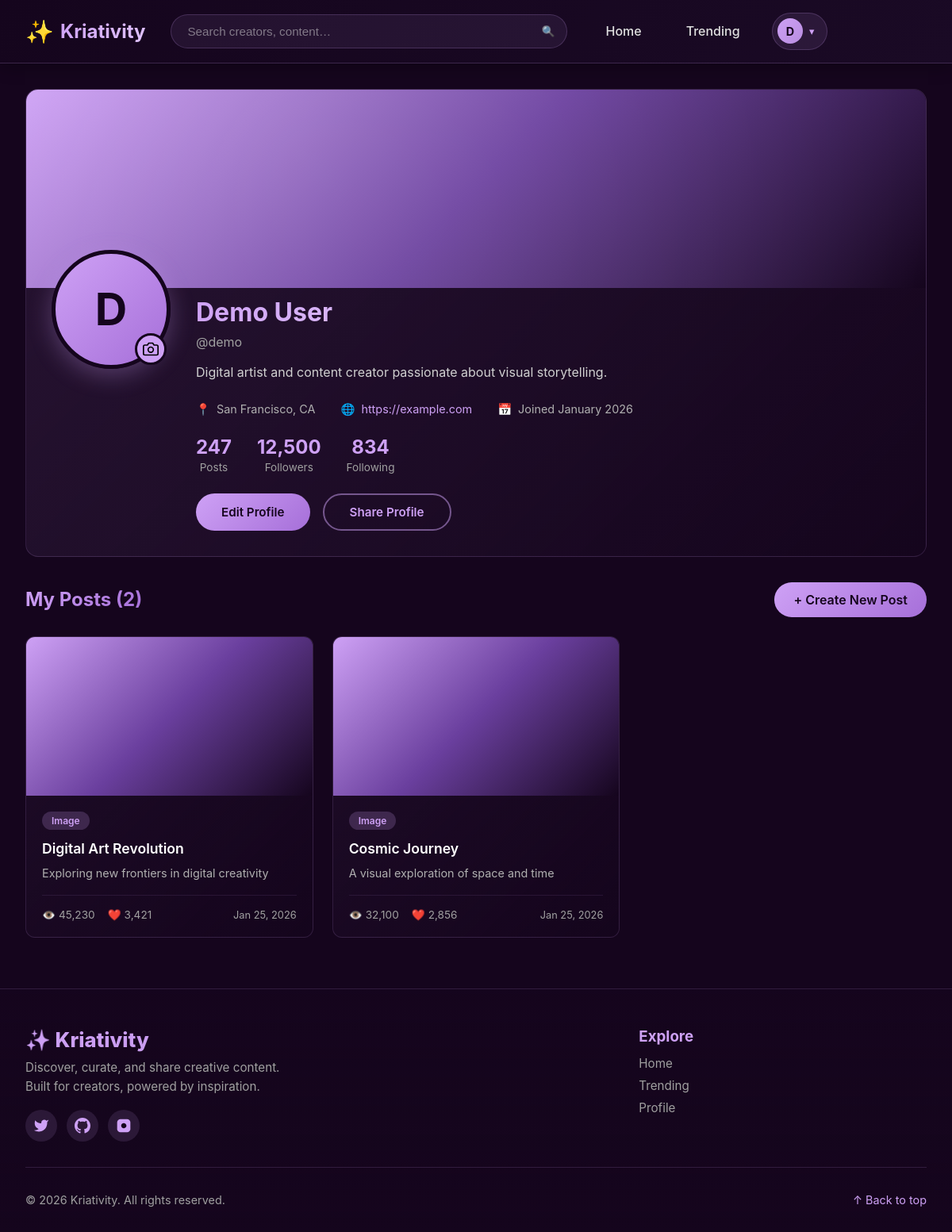
The app's page /profile.php (signed in) with its own data.
### tables this page shows
CREATE TABLE IF NOT EXISTS users (
    id INT AUTO_INCREMENT PRIMARY KEY,
    username VARCHAR(50) UNIQUE NOT NULL,
    email VARCHAR(100) UNIQUE NOT NULL,
    password VARCHAR(255) NOT NULL,
    full_name VARCHAR(100) NOT NULL,
    bio TEXT,
    location VARCHAR(100),
    website VARCHAR(255),
    profile_image VARCHAR(255),
    cover_image VARCHAR(255),
    
     
    total_posts INT DEFAULT 0,
    followers INT DEFAULT 0,
    following INT DEFAULT 0,
    
     
    is_active BOOLEAN DEFAULT 1,
    is_verified BOOLEAN DEFAULT 0,
    email_verified BOOLEAN DEFAULT 0,
    
     
    remember_token VARCHAR(100),
    verification_token VARCHAR(100),
    reset_token VARCHAR(100),
    reset_token_expires DATETIME,
    
     
    join_date DATETIME DEFAULT CURRENT_TIMESTAMP,
    last_login DATETIME,
    created_at TIMESTAMP DEFAULT CURRENT_TIMESTAMP,
    updated_at TIMESTAMP DEFAULT CURRENT_TIMESTAMP ON UPDATE CURRENT_TIMESTAMP,
    
     
    INDEX idx_username (username),
    INDEX idx_email (email),
    INDEX idx_is_active (is_active),
    INDEX idx_created_at (created_at)
);

CREATE TABLE IF NOT EXISTS content (
    id INT AUTO_INCREMENT PRIMARY KEY,
    user_id INT NOT NULL,
    title VARCHAR(255) NOT NULL,
    description TEXT,
    category VARCHAR(50),
    image_url VARCHAR(255),
    content_type ENUM('image', 'video', 'article', 'audio') DEFAULT 'image',
    
     
    views INT DEFAULT 0,
    likes INT DEFAULT 0,
    shares INT DEFAULT 0,
    
     
    is_published BOOLEAN DEFAULT 1,
    is_featured BOOLEAN DEFAULT 0,
    
     
    created_at TIMESTAMP DEFAULT CURRENT_TIMESTAMP,
    updated_at TIMESTAMP DEFAULT CURRENT_TIMESTAMP ON UPDATE CURRENT_TIMESTAMP,
    published_at DATETIME,
    
     
    FOREIGN KEY (user_id) REFERENCES users(id) ON DELETE CASCADE,
    
     
    INDEX idx_user_id (user_id),
    INDEX idx_category (category),
    INDEX idx_created_at (created_at),
    INDEX idx_is_published (is_published)
);

### includes/session_check.php (called while the page is built, shortened)
<?php
require_once __DIR__ . '/../config/database.php';
require_once __DIR__ . '/auth.php';
function isLoggedIn() {
    return isset($_SESSION['user_id']) && !empty($_SESSION['user_id']);
}
function getCurrentUser($pdo) {
    return getUserById($pdo, $_SESSION['user_id']);
}
?>

### includes/auth.php (called while the page is built, shortened)
<?php
function getUserById($pdo, $user_id) {
    try {
        $stmt = $pdo->prepare("
            SELECT id, username, email, full_name, bio, location, website,
                   profile_image, cover_image, total_posts, followers, following,
                   join_date, is_verified, email_verified
            FROM users
            WHERE id = ? AND is_active = 1
        ");
        $stmt->execute([$user_id]);
        return $stmt->fetch();
    } catch (PDOException $e) {
        error_log("Get User Error: " . $e->getMessage());
        return null;
    }
}
?>

### profile.php (the view, shortened to what this page needs)
<?php
require_once 'includes/session_check.php';
require_once 'config/database.php';
require_once 'includes/auth.php';
$user = getCurrentUser($pdo);
$posts_query = $pdo->prepare("
    SELECT * FROM content
    WHERE user_id = :user_id
    AND is_published = 1
    ORDER BY created_at DESC
");
$posts_query->execute([':user_id' => $user['id']]);
$user_posts = $posts_query->fetchAll();
?>
<!DOCTYPE html>
<html lang="en">
<head>
    <link rel="stylesheet" href="styles.css">
</head>
<body>
    <?php include 'header.php'; ?>
    <main class="profile-container">
        <section class="profile-header">
            <div class="cover-image" role="img" aria-label="Profile cover image"></div>
            <div class="profile-info-section">
                <div class="profile-image-container">
                    <div class="profile-image" role="img" aria-label="Profile picture">
                        <?php echo strtoupper(substr($user['full_name'], 0, 1)); ?>
                    </div>
                    <button class="upload-badge" title="Change profile picture" aria-label="Change profile picture">
                        <svg width="20" height="20" viewBox="0 0 24 24" fill="none" stroke="currentColor" stroke-width="2" aria-hidden="true">
                            <path d="M23 19a2 2 0 0 1-2 2H3a2 2 0 0 1-2-2V8a2 2 0 0 1 2-2h4l2-3h6l2 3h4a2 2 0 0 1 2 2z"/>
                            <circle cx="12" cy="13" r="4"/>
                        </svg>
                    </button>
                </div>
                <div class="profile-details">
                    <h1 class="profile-username" id="displayFullName"><?php echo htmlspecialchars($user['full_name']); ?></h1>
                    <p class="profile-handle">@<?php echo htmlspecialchars($user['username']); ?></p>
                    <?php if (!empty($user['bio'])): ?>
                    <p class="profile-bio" id="displayBio"><?php echo htmlspecialchars($user['bio']); ?></p>
                    <?php endif; ?>
                    <div class="profile-meta">
                        <?php if (!empty($user['location'])): ?>
                        <div class="meta-item">
                            <span class="meta-icon" aria-hidden="true">📍</span>
                            <span id="displayLocation"><?php echo htmlspecialchars($user['location']); ?></span>
                        </div>
                        <?php endif; ?>
                        <?php if (!empty($user['website'])): ?>
                        <div class="meta-item">
                            <span class="meta-icon" aria-hidden="true">🌐</span>
                            <a href="<?php echo htmlspecialchars($user['website']); ?>"
                               target="_blank"
                               rel="noopener noreferrer"
                               id="displayWebsite">
                                <?php echo htmlspecialchars($user['website']); ?>
                            </a>
                        </div>
                        <?php endif; ?>
                        <div class="meta-item">
                            <span class="meta-icon" aria-hidden="true">📅</span>
                            <span>Joined <?php echo date('F Y', strtotime($user['join_date'])); ?></span>
                        </div>
                    </div>
                    <div class="profile-stats">
                        <div class="stat-box">
                            <span class="stat-number"><?php echo number_format($user['total_posts']); ?></span>
                            <span class="stat-label">Posts</span>
                        </div>
                        <div class="stat-box">
                            <span class="stat-number"><?php echo number_format($user['followers']); ?></span>
                            <span class="stat-label">Followers</span>
                        </div>
                        <div class="stat-box">
                            <span class="stat-number"><?php echo number_format($user['following']); ?></span>
                            <span class="stat-label">Following</span>
                        </div>
                    </div>
                    <div class="profile-actions">
                        <button class="action-button btn-primary" id="toggleEditBtn">
                            Edit Profile
                        </button>
                        <button class="action-button btn-secondary" id="shareProfileBtn">
                            Share Profile
                        </button>
                    </div>
                </div>
            </div>
        </section>
        <section class="posts-section" aria-labelledby="postsSectionTitle">
            <div class="posts-header">
                <h2 class="posts-title" id="postsSectionTitle">My Posts (<?php echo count($user_posts); ?>)</h2>
                <a href="create-post.php" class="btn-create-post">+ Create New Post</a>
            </div>
            <?php if (empty($user_posts)): ?>
                <div class="empty-posts">
                    <div class="empty-posts-icon" aria-hidden="true">📝</div>
                    <div class="empty-posts-text">You haven't created any posts yet</div>
                    <a href="create-post.php" class="btn-create-post">Create Your First Post</a>
                </div>
            <?php else: ?>
                <div class="posts-grid">
                    <?php foreach ($user_posts as $post): ?>
                        <article class="post-card" onclick="window.location.href='post.php?id=<?php echo $post['id']; ?>'" role="button" tabindex="0">
                            <?php if ($post['image_url']): ?>
                                <img src="<?php echo htmlspecialchars($post['image_url']); ?>"
                                     alt="<?php echo htmlspecialchars($post['title']); ?>"
                                     class="post-image"
                                     loading="lazy">
                            <?php else: ?>
                                <div class="post-image" role="img" aria-label="Default post image"></div>
                            <?php endif; ?>
                            <div class="post-content">
                                <span class="post-type-badge"><?php echo ucfirst($post['content_type']); ?></span>
                                <h3 class="post-title"><?php echo htmlspecialchars($post['title']); ?></h3>
                                <?php if ($post['description']): ?>
                                    <p class="post-description"><?php echo htmlspecialchars($post['description']); ?></p>
                                <?php endif; ?>
                                <div class="post-meta">
                                    <div class="post-stats">
                                        <div class="post-stat">
                                            <span aria-hidden="true">👁️</span>
                                            <span><?php echo number_format($post['views']); ?></span>
                                        </div>
                                        <div class="post-stat">
                                            <span aria-hidden="true">❤️</span>
                                            <span><?php echo number_format($post['likes']); ?></span>
                                        </div>
                                    </div>
                                    <time class="post-date" datetime="<?php echo $post['created_at']; ?>">
                                        <?php
                                        $date = new DateTime($post['created_at']);
                                        echo $date->format('M d, Y');
                                        ?>
                                    </time>
                                </div>
                            </div>
                        </article>
                    <?php endforeach; ?>
                </div>
            <?php endif; ?>
        </section>
    </main>
    <?php include 'footer.php'; ?>
</body>
</html>

### styles.css (style rules this page uses)
* { margin: 0; padding: 0; box-sizing: border-box; }
html { scroll-behavior: smooth; }
body { font-family: -apple-system, BlinkMacSystemFont, 'Segoe UI', Roboto, Oxygen, Ubuntu, Cantarell, sans-serif; background-color: #15051d; color: #e0e0e0; overflow-x: hidden; }
a { text-decoration: none; color: inherit; }
button { font-family: inherit; }

### records on screen
users: full_name "D", full_name "Demo User", username "demo", bio "Digital artist and content creator passionate about visual storytelling.", location "San Francisco, CA", website "https://example.com", join_date "January 2026", total_posts "247", followers "12,500", following "834"
content: content_type "Image", title "Digital Art Revolution", description "Exploring new frontiers in digital creativity", views "45,230", likes "3,421", created_at "Jan 25, 2026"
content: content_type "Image", title "Cosmic Journey", description "A visual exploration of space and time", views "32,100", likes "2,856", created_at "Jan 25, 2026"

### other values on screen
$full_name[0] "D"
count($user_posts) "2"
